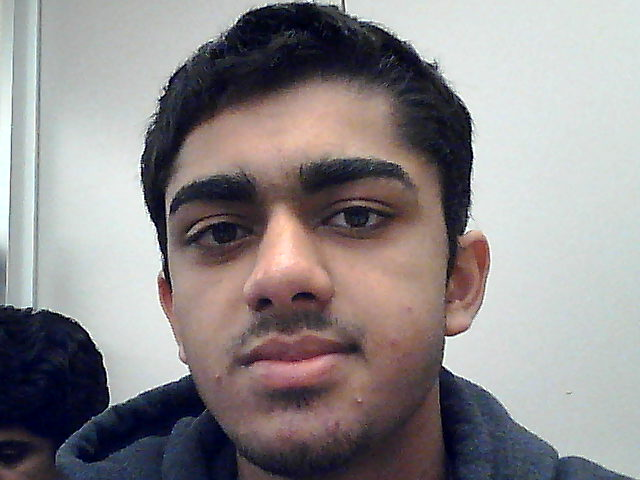
#> input picture tessel-code/camera/Archit.jpg, 640 x 480 px
$ python capture.py Archit.jpg   (Python 2 division)   (older library calls are emulated)
#> lines starting #> are read from the running program, lines starting #| are printed output that depends on the picture; after the words box and inside, x2 and y2 are one past the last pixel; in counts of white or black regions, pixels touching at a corner belong together
import cv2
import sys

# Get user supplied values
imagePath = sys.argv[1]
cascPath = "haarcascade_frontalface_default.xml"

# Create the haar cascade
faceCascade = cv2.CascadeClassifier(cascPath)

# Read the image
image = cv2.imread(imagePath)
#> image is the input picture: shape (480, 640, 3); mean B, G, R 139.4, 138, 142.7
gray = cv2.cvtColor(image, cv2.COLOR_BGR2GRAY)
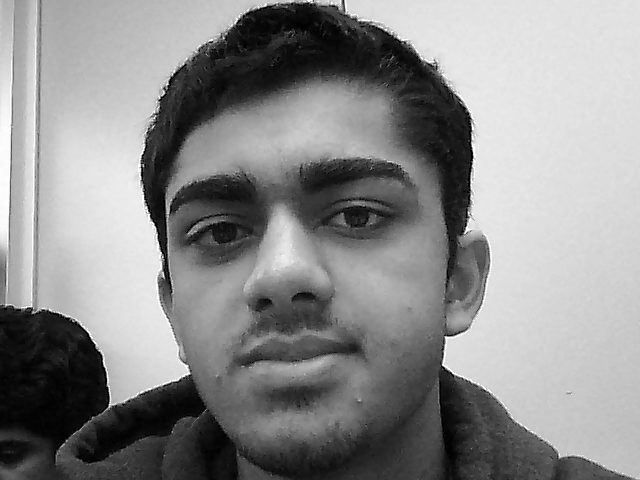
#> gray: shape (480, 640); min 0, max 255, mean 139.6

# Detect faces in the image
faces = faceCascade.detectMultiScale(
    gray,
    scaleFactor=1.1,
    minNeighbors=5,
    minSize=(30, 30),
    flags = cv2.cv.CV_HAAR_SCALE_IMAGE
)
#> faces = [[105, 73, 364, 364]]

print "Found {0} faces!".format(len(faces))
#| Found 1 faces!

# Draw a rectangle around the faces
for (x, y, w, h) in faces:
    cv2.rectangle(image, (x, y), (x+w, y+h), (0, 255, 0), 2)
#> this loop made 1 pass
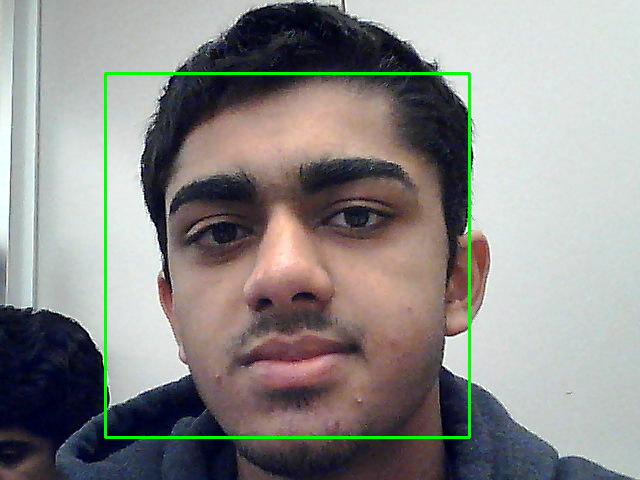
#> image: shape (480, 640, 3); 1.42% of pixels changed, all inside (x1, y1, x2, y2) = (104, 72, 471, 439)

cv2.imshow("Faces found", image)
cv2.waitKey(0)

$ run again, on tessel-code/camera/Tanay2.jpg
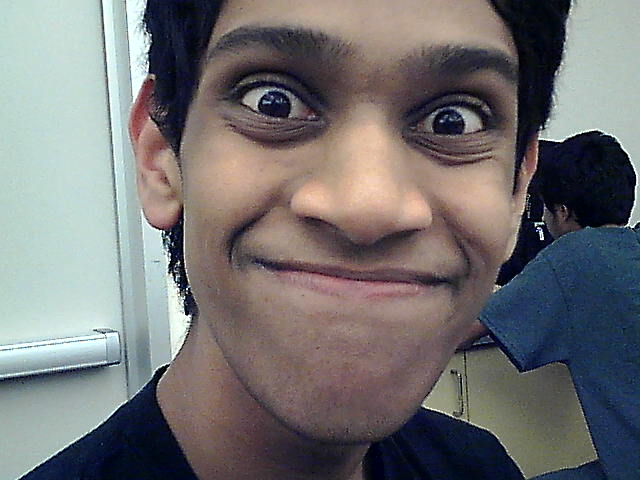
#> input picture tessel-code/camera/Tanay2.jpg, 640 x 480 px
#> image is the input picture: shape (480, 640, 3); mean B, G, R 115, 113.8, 115.5
#> `gray = cv2.cvtColor(image, cv2.COLOR_BGR2GRAY)`:
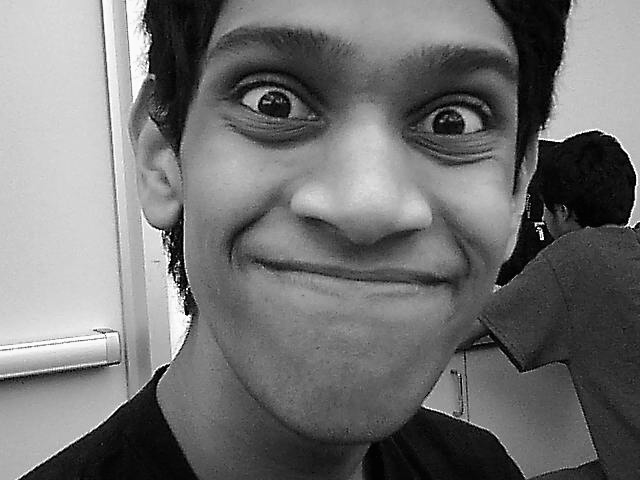
#> gray: shape (480, 640); min 0, max 255, mean 114.4
#> faces = ()
#| Found 0 faces!
